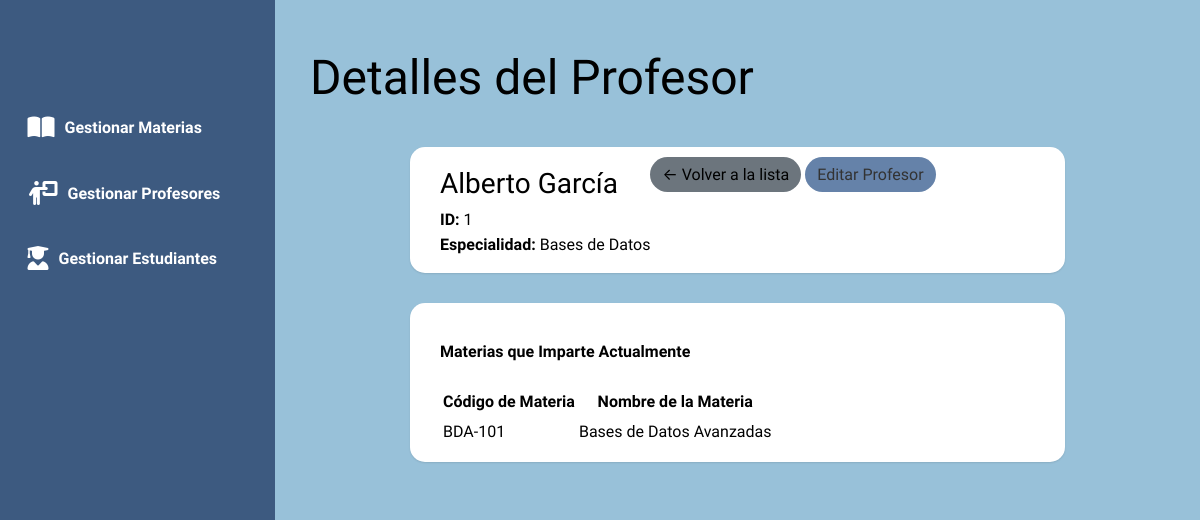
The page /profesores/detalle/1 on the database as committed earlier.
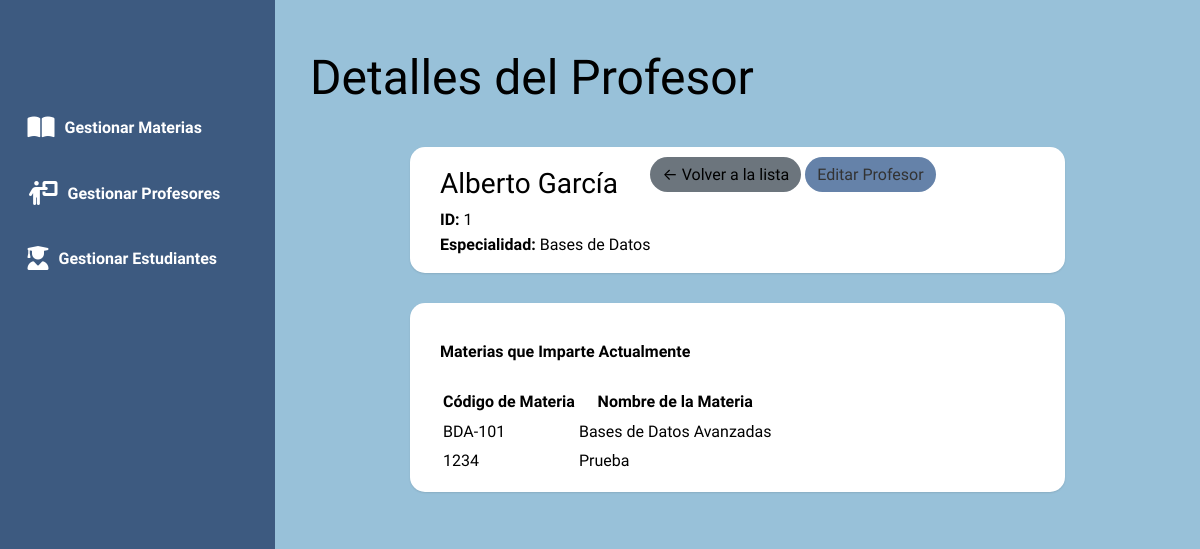
The same page on the database as committed later.
### models.py (models this page shows)
class Materia(Base):
    __tablename__ = 'materias'
    id = Column(Integer, primary_key=True)
    nombre_materia = Column(String(100), nullable=False)
    codigo_materia = Column(String(20), unique=True, nullable=False)
    profesor_id = Column(Integer, ForeignKey('profesores.id'))
    profesor = relationship("Profesor", back_populates="materias")
    inscripciones = relationship("Inscripcion", back_populates="materia", cascade="all, delete-orphan")

### app.py (the view)
@app.route('/profesores/detalle/<int:profesor_id>')
def detalle_profesor(profesor_id):
    profesor = session.query(Profesor).options(
        joinedload(Profesor.materias)
    ).get(profesor_id)
    if not profesor:
        flash(f'Profesor con ID {profesor_id} no encontrado.', 'danger')
        return redirect(url_for('lista_profesores'))
    return render_template('profesor_detalle.html', profesor=profesor)

### templates/profesor_detalle.html (shortened to what this page needs)
{% extends "base.html" %}  {% block content %}
<h2>Detalles del Profesor</h2>
<div class="card">
	<div
		style="
			display: flex;
			justify-content: space-between;
			align-items: flex-start;
			flex-wrap: wrap;
		"
	>
		<div>
			<h3 style="margin-top: 0">
				{{ profesor.nombre }} {{ profesor.apellido }}
			</h3>
			<p><strong>ID:</strong> {{ profesor.id }}</p>
			<p>
				<strong>Especialidad:</strong> {{ profesor.especialidad or 'No
				especificada' }}
			</p>
		</div>
		<div style="margin-left: auto; white-space: nowrap">
			<a
				href="{{ url_for('lista_profesores') }}"
				class="btn"
				style="background-color: #6c757d"
				>← Volver a la lista</a
			>
			<a
				href="{{ url_for('editar_profesor', profesor_id=profesor.id) }}"
				class="btn"
				style="background-color: #6582a9; color: #333"
				>Editar Profesor</a
			>
		</div>
	</div>
</div>
<div class="card">
	<div>
		<h4>Materias que Imparte Actualmente</h4>
		{% if profesor.materias %}
		<table>
			<thead>
				<tr>
					<th>Código de Materia</th>
					<th>Nombre de la Materia</th>
				</tr>
			</thead>
			<tbody>
				{% for materia in profesor.materias %}
				<tr>
					<td>{{ materia.codigo_materia }}</td>
					<td>{{ materia.nombre_materia }}</td>
				</tr>
				{% endfor %}
			</tbody>
		</table>
		{% else %}
		<p>Este profesor no tiene materias asignadas actualmente.</p>
		{% endif %}
	</div>
</div>
{% endblock %}

Rows that differ between the two databases and show on the page:
added Materia: codigo_materia "1234", nombre_materia "Prueba"
